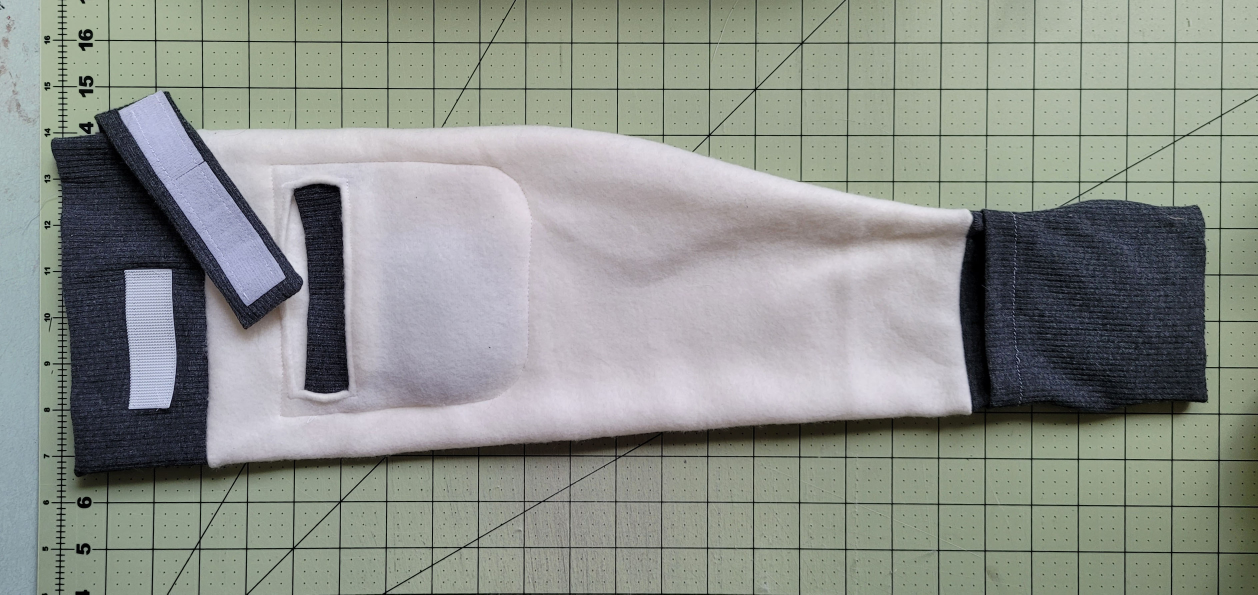
#> input picture source-assets/Proto 2.4-front.jpg, 3774 x 1783 px (shown at 1/3 size)
$ python build_images.py '../source-assets/Proto 2.4-front.jpg'
#> lines starting #> are read from the running program, lines starting #| are printed output that depends on the picture; after the words box and inside, x2 and y2 are one past the last pixel; in counts of white or black regions, pixels touching at a corner belong together
### scripts/imgpipe/paths.py
from pathlib import Path

ROOT = Path(__file__).resolve().parents[2]
SRC = ROOT / "source-assets"
LOGO_PKG = SRC / "logo-package"
CACHE = ROOT / ".cache" / "images"
OUT = ROOT / "public" / "images"
PUBLIC = ROOT / "public"
DOCS_PIPE = ROOT / "docs" / "pipeline"

FLATLAY = SRC / "Proto 2.4-front.jpg"
WORN = SRC / "Proto 2.4-on left arm~2.jpg"
LOGO_PNG = LOGO_PKG / "WARM UP.png"
LOGO_PDF = LOGO_PKG / "WARM UP.pdf"

for d in (CACHE, OUT, DOCS_PIPE):
    d.mkdir(parents=True, exist_ok=True)

### scripts/imgpipe/segment.py
"""Step 1-4: isolate the sleeve from the green cutting mat, defringe, white-balance.

The mat is olive green and the sleeve (cream fleece, blue-charcoal knit, cool
white hook-and-loop) is bluish, so B - G separates them cleanly, including the
dark grid lines (which are green-black, B - G < 0). See docs/ASSETS.md §3.
"""
import cv2
import numpy as np
from PIL import Image
from scipy import ndimage as ndi

from .paths import FLATLAY

THRESH = 1.5  # B - G, after a sigma=2 blur


def load_flatlay() -> np.ndarray:
    return np.asarray(Image.open(FLATLAY).convert("RGB")).astype(np.float32)


def sleeve_mask(img: np.ndarray):
    """Return (binary mask, B-G score map)."""
    blur = cv2.GaussianBlur(img, (0, 0), 2.0)
    score = blur[..., 2] - blur[..., 1]
    m = score > THRESH
#> m: shape (1783, 3774) bool; 42% white; 86 white regions (25 under 20 px), largest, box (x1, y1, x2, y2) and area: (156, 272, 3619, 1426) 2690517, (0, 544, 118, 1783) 125286, (0, 568, 50, 639) 1266
    lab, n = ndi.label(m)
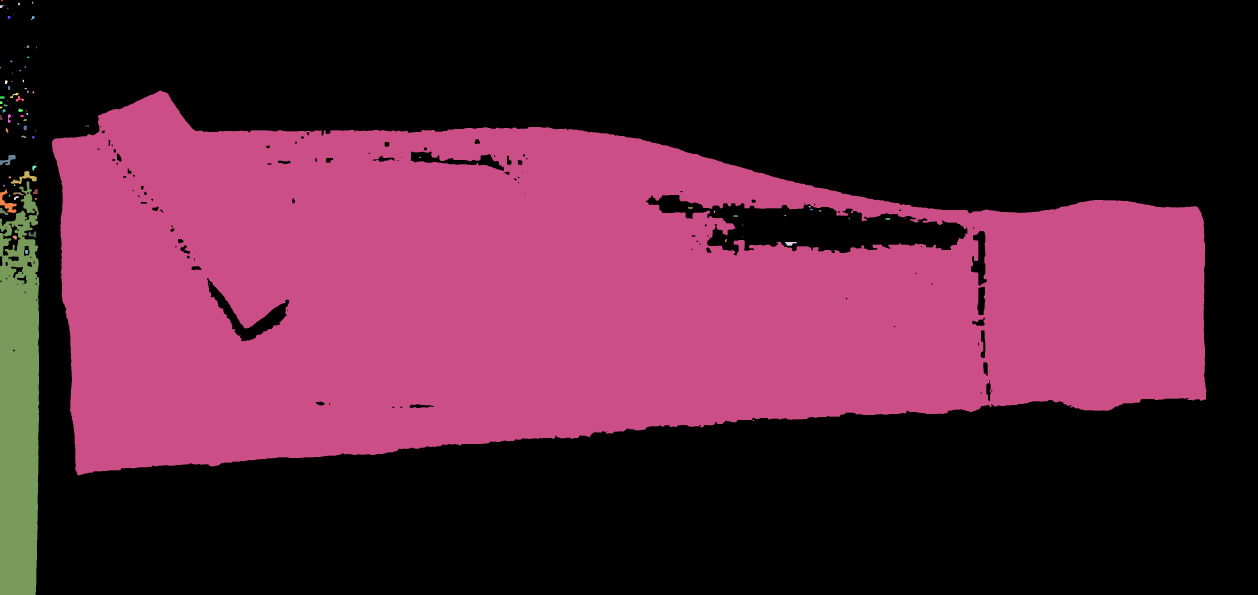
#> lab: shape (1783, 3774) int32 (shown at 1/3 size); 87 distinct labels, from 0 to 86; one colour per label, 0 black
#> n = 86
    sizes = ndi.sum(m, lab, range(1, n + 1))
#> sizes = 86 values, max 2690517 at index 23, min 1 at index 36, mean 32825.3
    m = lab == (int(np.argmax(sizes)) + 1)
#> m: shape (1783, 3774) bool; 40% white; 1 white region, box (x1, y1, x2, y2) and area: (156, 272, 3619, 1426) 2690517
    m = ndi.binary_fill_holes(m)
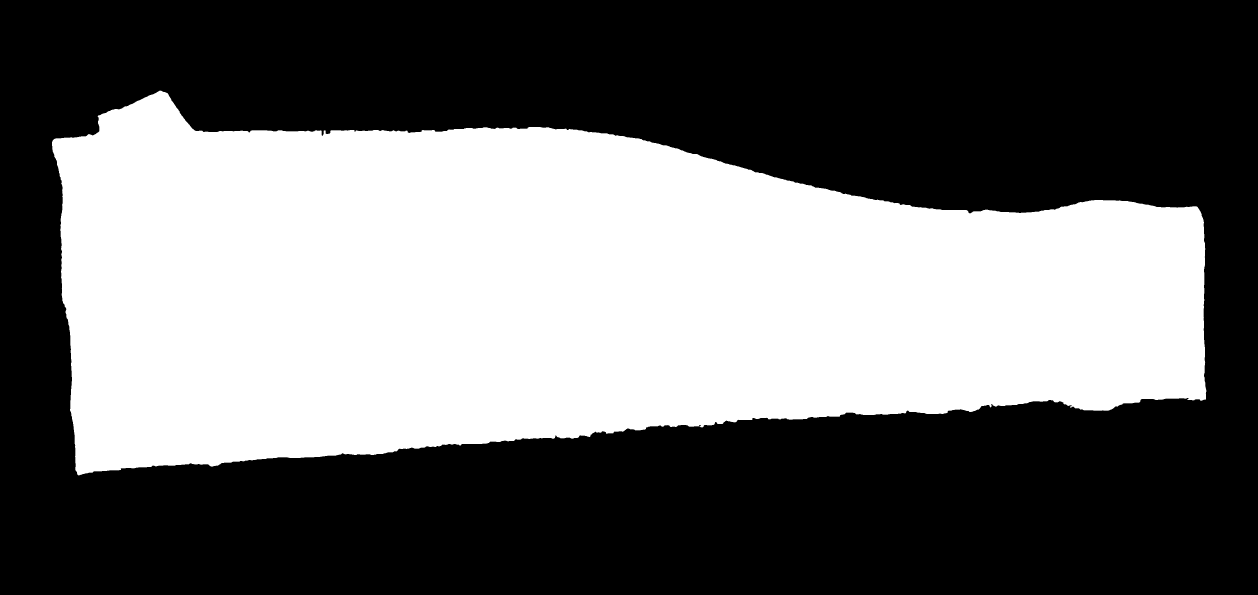
#> m: shape (1783, 3774) bool (shown at 1/3 size); 41.7% white; 1 white region, box (x1, y1, x2, y2) and area: (156, 272, 3619, 1426) 2804100
    # smooth jaggies from JPEG blocks, then refill
    m = ndi.binary_opening(m, structure=np.ones((5, 5)))
#> m: shape (1783, 3774) bool; 41.7% white; 1 white region, box (x1, y1, x2, y2) and area: (156, 272, 3619, 1426) 2803919
    m = ndi.binary_closing(m, structure=np.ones((7, 7)))
#> m: shape (1783, 3774) bool; 41.7% white; 1 white region, box (x1, y1, x2, y2) and area: (156, 272, 3619, 1426) 2804400
    m = ndi.binary_fill_holes(m)
    lab, n = ndi.label(m)
#> n = 1
    sizes = ndi.sum(m, lab, range(1, n + 1))
#> sizes = [2804400]
    m = lab == (int(np.argmax(sizes)) + 1)
    return m, score


def soft_alpha(mask: np.ndarray, score: np.ndarray) -> np.ndarray:
    """Soft alpha: inside a narrow band around the binary edge, alpha follows
    the B-G score ramp so fleece fibres stay soft instead of being cut."""
    inner = ndi.binary_erosion(mask, iterations=3)
#> inner: shape (1783, 3774) bool; 41.3% white; 1 white region, box (x1, y1, x2, y2) and area: (159, 275, 3616, 1423) 2778751
    outer = ndi.binary_dilation(mask, iterations=2)
#> outer: shape (1783, 3774) bool; 41.9% white; 1 white region, box (x1, y1, x2, y2) and area: (154, 270, 3621, 1428) 2821548
    band = outer & ~inner
#> band: shape (1783, 3774) bool; 0.64% white; 1 white region, box (x1, y1, x2, y2) and area: (154, 270, 3621, 1428) 42797
    ramp = np.clip((score - (-6.0)) / (7.0 - (-6.0)), 0, 1)
    a = np.where(inner, 1.0, 0.0)
    a = np.where(band, ramp, a)
    # pull the edge in by ~1px and feather to avoid a halo
    a = cv2.GaussianBlur(a.astype(np.float32), (0, 0), 0.9)
    a = np.clip((a - 0.12) / 0.88, 0, 1)
    return a.astype(np.float32)


def local_background(img: np.ndarray, mask: np.ndarray) -> np.ndarray:
    """Estimate the mat colour under the sleeve edge by normalized convolution
    of mat-only pixels (grid lines included, they are part of the background)."""
    bg = (~ndi.binary_dilation(mask, iterations=4)).astype(np.float32)
#> bg: shape (1783, 3774) float32; values 0 (black) and 1 (white), 57.8% white; 1 black region, box (x1, y1, x2, y2) and area: (152, 268, 3623, 1430) 2838619
    small = 0.25
    h, w = mask.shape
#> h = 1783; w = 3774
    sw, sh = int(w * small), int(h * small)
#> sw = 943; sh = 445
    ims = cv2.resize(img * bg[..., None], (sw, sh), interpolation=cv2.INTER_AREA)
    ws = cv2.resize(bg, (sw, sh), interpolation=cv2.INTER_AREA)
    num = cv2.GaussianBlur(ims, (0, 0), 6)
    den = cv2.GaussianBlur(ws, (0, 0), 6)[..., None]
    est = num / np.maximum(den, 1e-4)
    return cv2.resize(est, (w, h), interpolation=cv2.INTER_LINEAR)


def defringe(img: np.ndarray, alpha: np.ndarray, mask: np.ndarray) -> np.ndarray:
    """Un-premultiply edge pixels against the local mat colour and remove
    residual green spill in a narrow edge band."""
    bgc = local_background(img, mask)
    a = alpha[..., None]
    fg = (img - (1 - a) * bgc) / np.maximum(a, 0.08)
    fg = np.clip(fg, 0, 255)
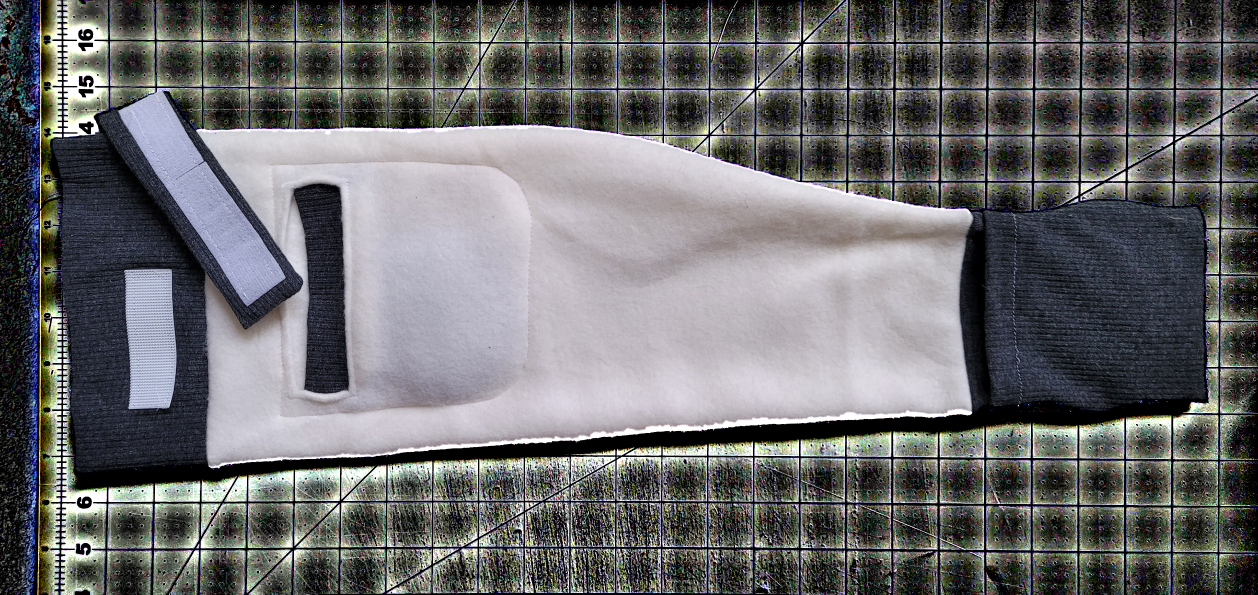
#> fg: shape (1783, 3774, 3) float32 (shown at 1/3 size); mean R, G, B 107.1, 107.4, 108.2
    # Un-premultiplying amplifies noise where alpha is small; on the bright
    # fleece that produced a thin white rim. Keep edge colours within a
    # narrow range of the nearby interior colour instead.
    inner = ndi.binary_erosion(mask, iterations=4).astype(np.float32)
#> inner: shape (1783, 3774) float32; values 0 (black) and 1 (white), 41.2% white; 1 white region, box (x1, y1, x2, y2) and area: (160, 276, 3615, 1422) 2770257
    num = cv2.GaussianBlur(img * inner[..., None], (0, 0), 5)
#> num: shape (1783, 3774, 3) float32
    den = cv2.GaussianBlur(inner, (0, 0), 5)[..., None]
#> den: shape (1783, 3774, 1) float32
    interior = num / np.maximum(den, 1e-3)
    fg = np.clip(fg, interior - 22.0, interior + 3.0)
    edge = (alpha > 0.002) & (alpha < 0.995)
#> edge: shape (1783, 3774) bool; 0.91% white; 1 white region, box (x1, y1, x2, y2) and area: (154, 270, 3621, 1429) 61522
    out = img.copy()
    out[edge] = fg[edge]
    # spill suppression in a ~6px band inside the edge
    inner6 = ndi.binary_erosion(mask, iterations=6)
#> inner6: shape (1783, 3774) bool; 40.9% white; 1 white region, box (x1, y1, x2, y2) and area: (162, 278, 3613, 1420) 2753328
    band = (alpha > 0) & ~inner6
#> band: shape (1783, 3774) bool; 1.1% white; 1 white region, box (x1, y1, x2, y2) and area: (154, 270, 3621, 1429) 72359
    r, g, b = out[..., 0], out[..., 1], out[..., 2]
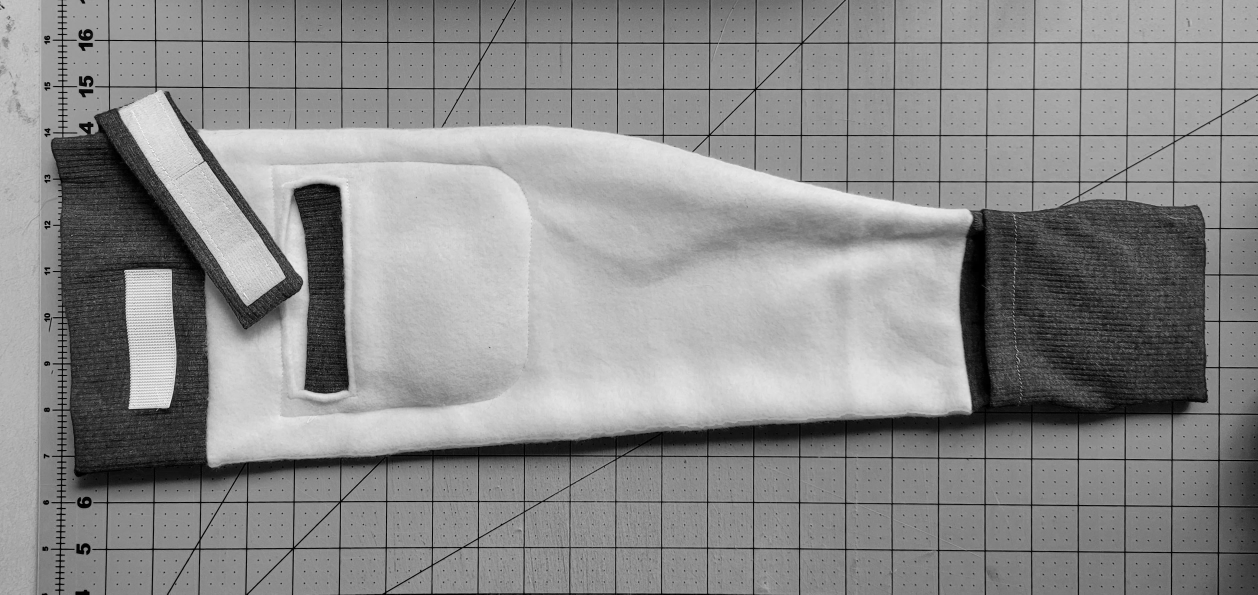
#> b: shape (1783, 3774) float32 (shown at 1/3 size); min 0, max 255, mean 139.4
    lim = (r + b) / 2 + 2.0  # sleeve materials are never greener than this
    g2 = np.where(band & (g > lim), lim, g)
    out[..., 1] = g2
    return out


def white_balance(img: np.ndarray) -> np.ndarray:
    """Neutralise the cool/violet cast and lift exposure so the fleece reads as
    cream (~#EEE8DF in lit areas) and the rib knit stays textured."""
    fleece = img[900:1100, 1500:1700].reshape(-1, 3).mean(0)
#> fleece = [191.9, 186.5, 196.4]
    target = np.array([238.0, 232.0, 223.0])
    gains = target / fleece
#> gains = [1.24, 1.24, 1.14]
    out = img * gains
    out = np.clip(out, 0, 255) / 255.0
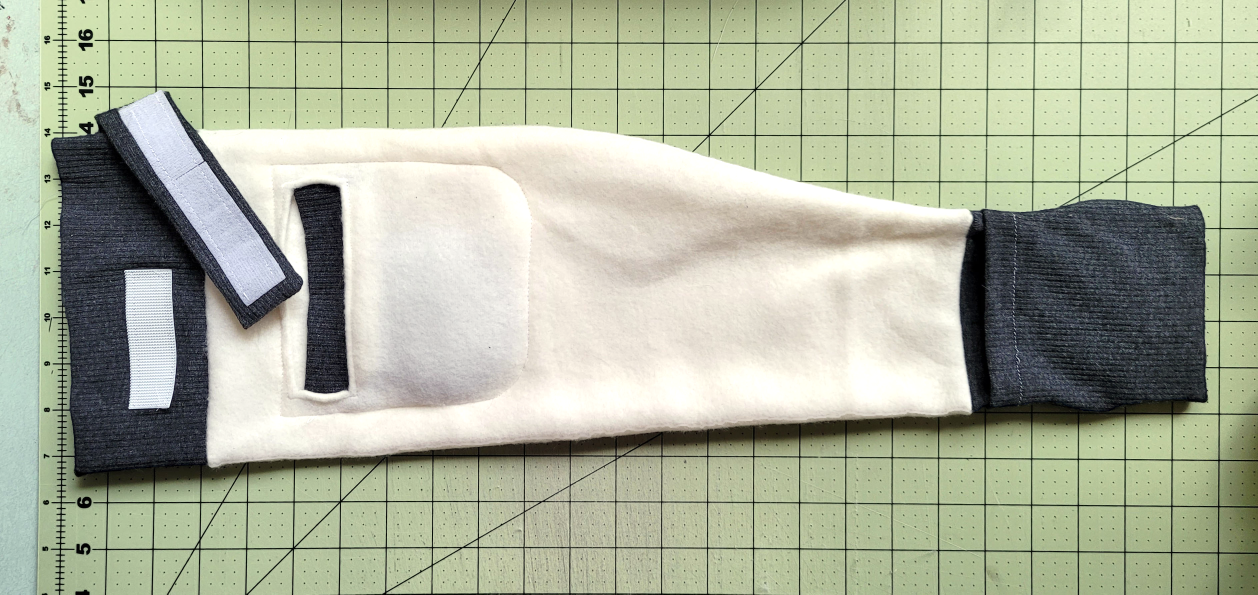
#> out: shape (1783, 3774, 3) float64 (shown at 1/3 size); mean R, G, B 0.683, 0.708, 0.621
    out = out ** 0.94  # gentle shadow lift for the charcoal rib
    # protect highlights: soft shoulder above 0.93
    hi = out > 0.93
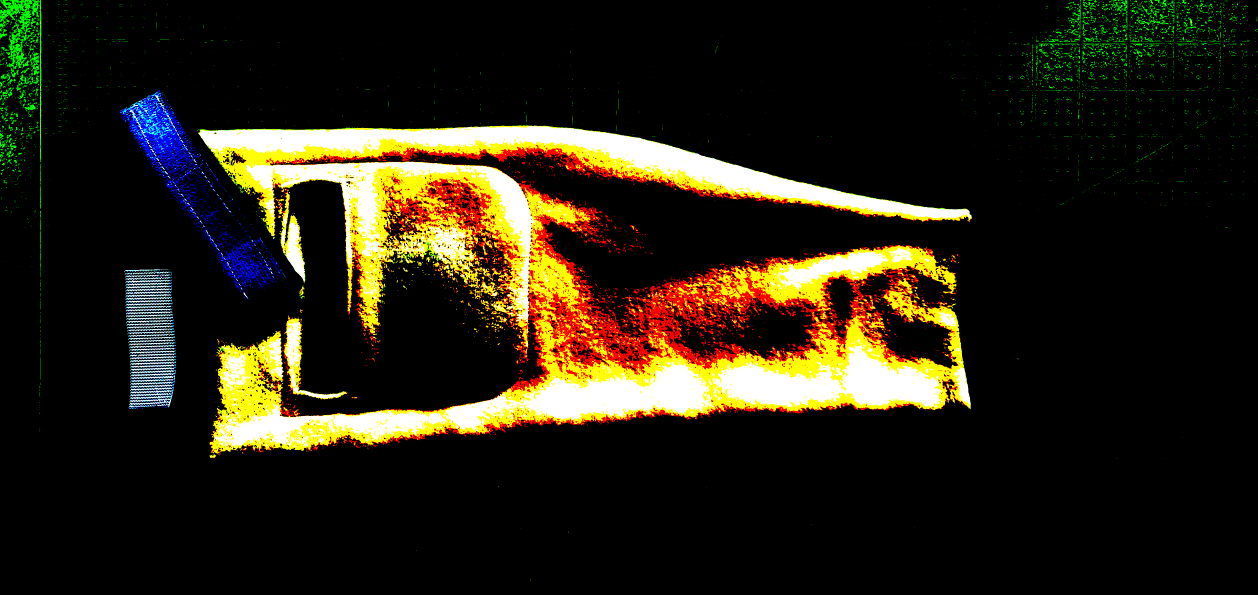
#> hi: shape (1783, 3774, 3) bool (shown at 1/3 size); mean R, G, B 0.154, 0.132, 0.0707
    out[hi] = 0.93 + (out[hi] - 0.93) * 0.6
    return np.clip(out * 255.0, 0, 255).astype(np.float32)


def run():
    img = load_flatlay()
    mask, score = sleeve_mask(img)
    alpha = soft_alpha(mask, score)
    clean = defringe(img, alpha, mask)
    graded = white_balance(clean)
    return graded, alpha, mask

### scripts/build_images.py
#!/usr/bin/env python3
"""Build every web image for the WARMUP site from source-assets/.

    python3 scripts/build_images.py      (or: npm run images)

Pipeline (Tier A photo composite, see docs/DESIGN_PLAN.md §7):
  1. segment the flat lay from the cutting mat (B-G key), soft alpha
  2. defringe edges against the local mat colour, remove green spill
  3. white-balance so the fleece reads as cream
  4. extend the rib-knit hand section into an integrated mitten + thumb
  5. contact shadow, responsive exports (horizontal + vertical)
  6. detail crops, untouched prototype references, logo, favicons, OG image
Writes a manifest to .cache/images/manifest.json, consumed by
src/content/images.generated.ts, and review crops to docs/pipeline/.
"""
import json
import sys
from pathlib import Path

import numpy as np
from PIL import Image

sys.path.insert(0, str(Path(__file__).resolve().parent))

from imgpipe import segment, mitten, export  # noqa: E402
from imgpipe.paths import CACHE, DOCS_PIPE, ROOT  # noqa: E402

# Feature positions in full-resolution flat-lay coordinates (docs/ASSETS.md §3)
HOTSPOTS = {
    "strap": (600, 650),     # charcoal strap with the white hook-and-loop strip
    "pouch": (1250, 760),    # patch pouch, right of its bound slot
    "fleece": (2350, 930),   # forearm fleece
    "mitten": (3565, 905),   # finger chamber of the mitten
}

# Feature outlines (left, top, right, bottom) in composite coordinates, used
# to draw a subtle outline around the selected feature in the anatomy view
FEATURE_BOXES = {
    "strap": (290, 320, 915, 925),
    "pouch": (835, 470, 1520, 1215),
    "fleece": (1600, 500, 2920, 1340),
    "mitten": (2915, 610, 3795, 1395),
}

# Detail crops (left, top, right, bottom) in composite coordinates. The
# fleece, strap, pouch and wrist-seam boxes sit wholly inside the garment, so
# they are colour-corrected Prototype 2.4 photo pixels with no background and
# no mitten pixels. The mitten crop is part of the proposed visualization: it
# keeps a little plate around it and gets the same contact shadow as the hero.
CROPS = {
    "fleece": ((1700, 560, 2340, 1040), [360, 720]),
    "strap": ((300, 420, 940, 900), [360, 720]),
    "pouch": ((868, 450, 1668, 1050), [360, 720]),
    "mitten": ((2840, 520, 3860, 1460), [480, 960]),
    "wrist-seam": ((2560, 640, 3240, 1190), [480, 680]),
}
SHADOWED_CROPS = {"mitten"}
CROP_BG = (238, 242, 247)  # --plate in src/styles/tokens.css


def review_crops(rgb, a):
    """100% and 200% crops of the composite for visual inspection."""
    img = export.flatten_on(export.to_image(rgb, a), (247, 249, 252))
    img.crop((2700, 450, 4034, 1550)).save(DOCS_PIPE / "mitten-100.jpg", quality=90)
    # bottom fleece edge at 200%: check for an extraction rim / halo
    img.crop((1700, 1120, 2300, 1320)).resize((1200, 400), Image.LANCZOS).save(DOCS_PIPE / "fleece-edge-200.jpg", quality=90)
    img.crop((3450, 700, 3850, 1100)).resize((800, 800), Image.LANCZOS).save(DOCS_PIPE / "mitten-tip-200.jpg", quality=90)
    img.crop((3250, 1050, 3750, 1450)).resize((1000, 800), Image.LANCZOS).save(DOCS_PIPE / "mitten-thumb-200.jpg", quality=90)
    dark = export.flatten_on(export.to_image(rgb, a), (16, 36, 70))
    dark.crop((1600, 1050, 2400, 1450)).resize((1600, 800), Image.LANCZOS).save(DOCS_PIPE / "edge-on-dark-200.jpg", quality=90)


MANIFEST_TS = ROOT / "src" / "content" / "images.generated.ts"
TS_HEADER = "// Generated by scripts/build_images.py. Do not edit by hand.\n"


def write_ts(manifest):
    MANIFEST_TS.parent.mkdir(parents=True, exist_ok=True)
    MANIFEST_TS.write_text(TS_HEADER + f"export const imageManifest = {json.dumps(manifest, indent=2)} as const;\n")
    print("done ->", MANIFEST_TS.relative_to(ROOT))


def read_ts():
    body = MANIFEST_TS.read_text().split("export const imageManifest = ", 1)[1]
    return json.loads(body.rsplit(" as const;", 1)[0])


def main(crops_only=False):
    print("1-3  segment, defringe, white balance")
    graded, alpha, _ = segment.run()
    print("4    mitten")
    rgb, a, info = mitten.build(graded, alpha)
    print("     ", info)
    if crops_only:
        # re-export only the detail crops; every other image stays as committed
        manifest = read_ts()
        export.export_crops(rgb, a, manifest, CROPS, CROP_BG, SHADOWED_CROPS)
        write_ts(manifest)
        return
    review_crops(rgb, a)
    manifest = {"mitten": info}
    print("5    product exports")
    hero, _ = export.export_product(rgb, a, manifest, HOTSPOTS, FEATURE_BOXES)
    print("6    crops, references, logo, favicons, OG")
    export.export_crops(rgb, a, manifest, CROPS, CROP_BG, SHADOWED_CROPS)
    export.export_references(manifest)
    logo = export.export_logo(manifest)
    frac = export.export_favicons(logo)
    manifest["faviconSvg"] = export.export_favicon_svg(frac)
    export.export_og(hero, logo)
    export.write_manifest(manifest)
    write_ts(manifest)


if __name__ == "__main__":
    main(crops_only="--crops" in sys.argv[1:])
#> (the call stopped at in main, `rgb, a, info = mitten.build(graded, alpha)`: imgpipe is not available in this run)
